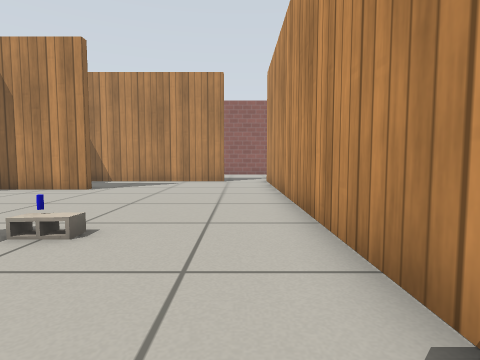
view 1 (above)

19 first-person views from a walk through a robot-simulator world made for Gazebo. The camera is 0.5 m above the floor, tilts 4° down and sees 80° across. The floor is counted in squares, 0.5 m on a side. Each view is taken from the middle of a square. On the plan, view 1 faces up. The plan holds only what a view shows up to about 11 squares ahead; the rest is blank. Robots are left out. Gazebo's built-in surfaces are drawn with simple patterns.

view 2
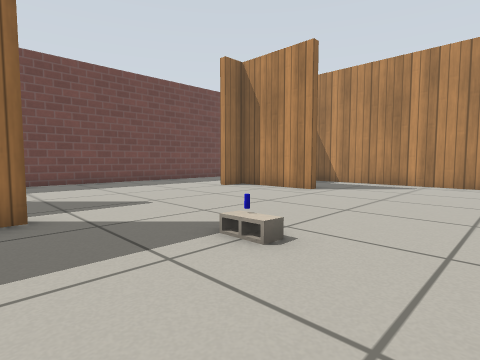

view 3
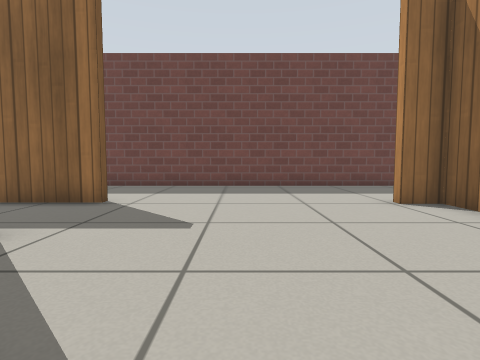

view 4
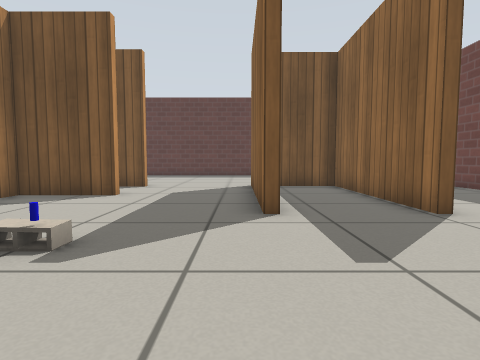

view 5
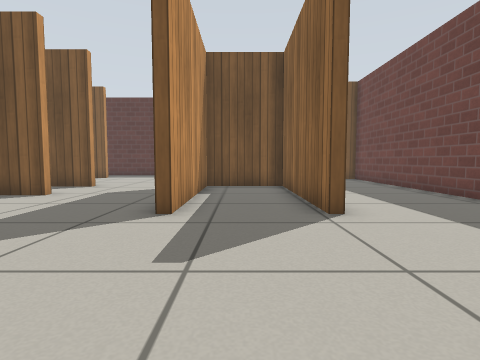

view 6
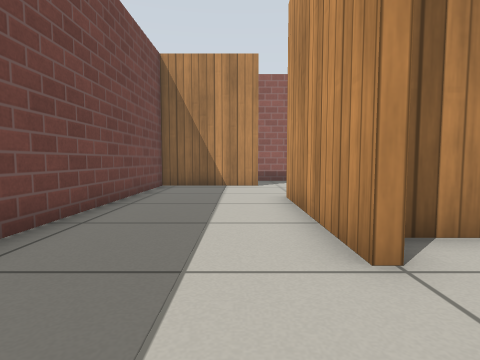

view 7
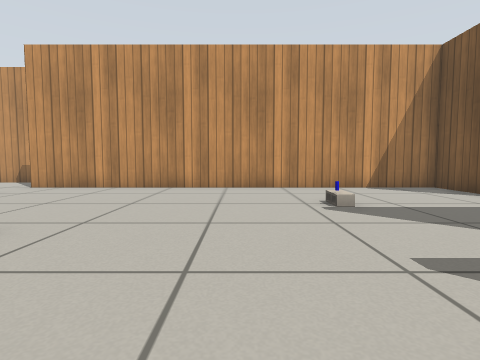

view 8
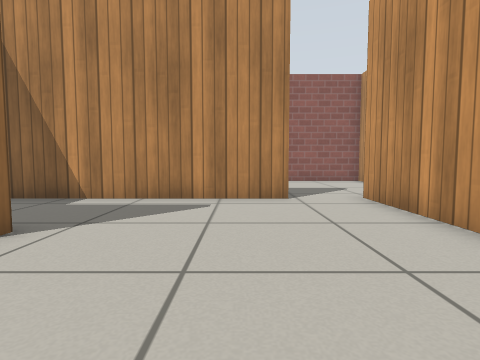

view 9
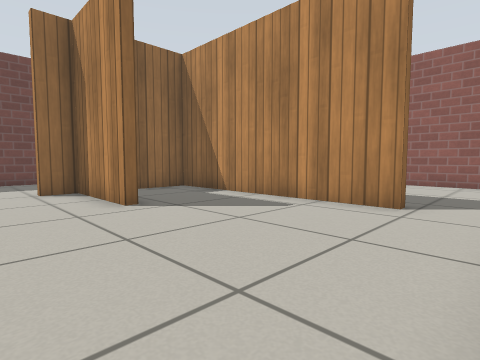

view 10
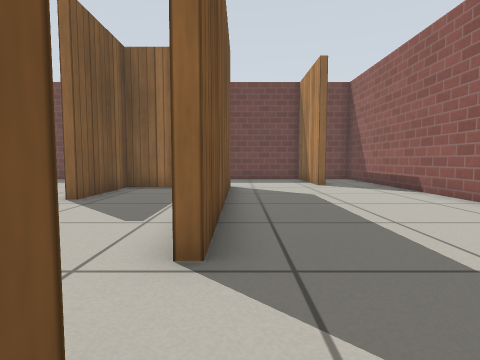

view 11
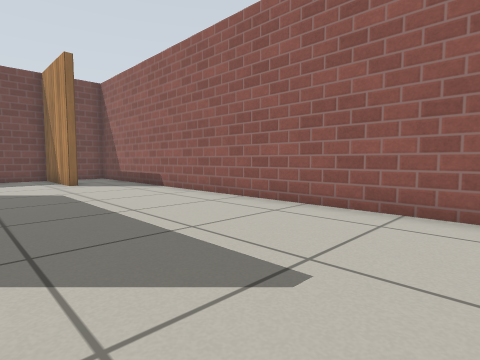

view 12
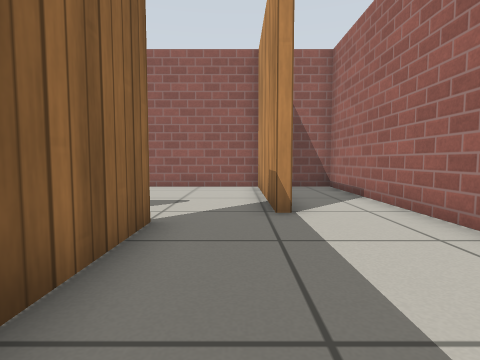

view 13
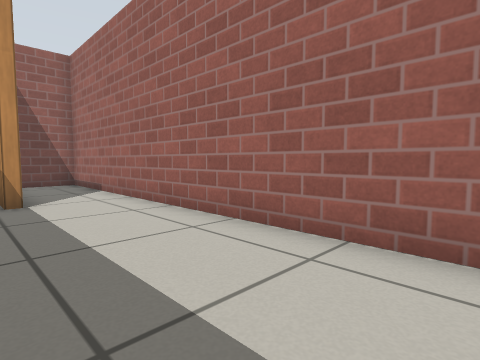

view 14
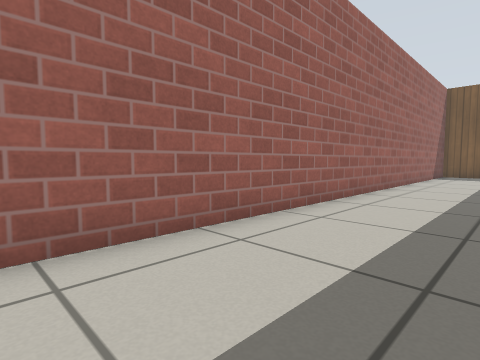

view 15
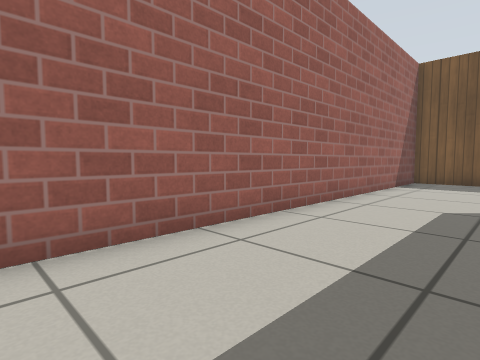

view 16
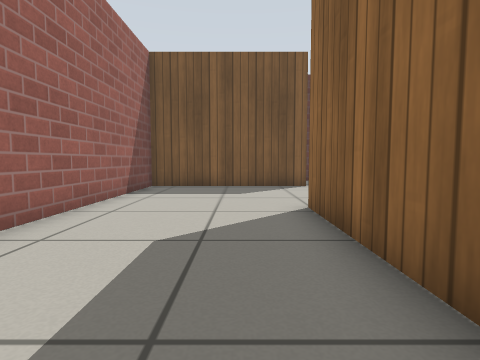

view 17
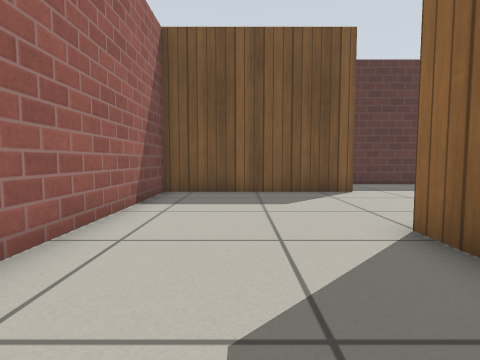

view 18
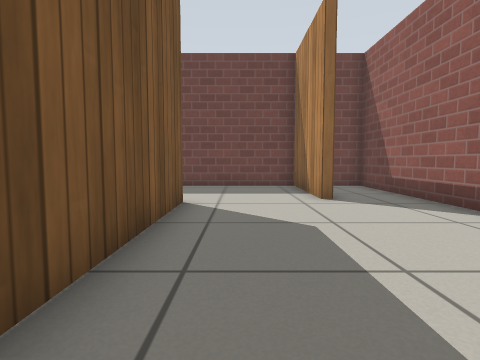

view 19
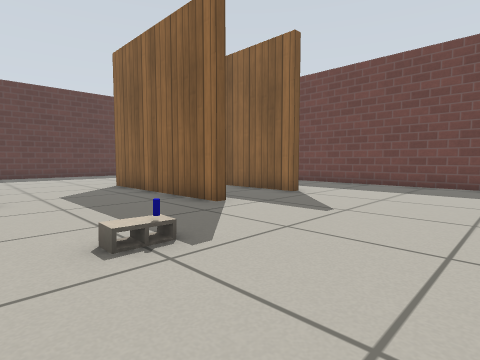

### Floor plan
Points are (right, up) in squares from view 1. A wall is a line through its corners. A room is listed if a view was taken in it or the views show most of it. See-through windows are left out.
Room 1 (views 1, 2, 3, 4, 5, 6, 7, 8, 9, 19)
walls: (-5.4, 1.9) (-5.4, -0.5); (-8.6, 1.9) (-8.6, -3.9) (-5.7, -3.9) (-5.7, 1.9); (-1.5, -1) (1.3, -1) (1.3, 12.6); (-0.8, 13.6) (-0.8, 13.3) (-8.4, 13.3) (-8.4, 9.9) (-5.2, 9.9) (-5.2, 9.6) (-8.4, 9.6) (-8.4, 8.6) (-8.7, 8.6) (-8.7, 13.6); (-10.5, 17.1) (-13, 17.1) (-13, -4.2)
ways out: opening at (-9, 15.7) to room 2; opening at (0.5, 13.5) to room 2; opening at (-3, -1) to room 4; opening at (-11, -4)
objects: blue cylinder (-3, 4); cinder block (-3, 5)
Room 2 (views 10, 18)
walls: (1.3, 12.6) (1.3, 13.6); (-9.3, 17.5) (-9.3, 17.1) (-10.5, 17.1); (-8.7, 13.6) (-0.8, 13.6); (3.7, 14.2) (3.7, 19.7) (-13, 19.7) (-13, 18.5)
ways out: opening at (-9, 15.7) to room 1; opening at (0.5, 13.5) to room 1; opening at (3, 14) to room 3
Room 3 (views 11, 12, 13, 14, 15, 16, 17)
walls: (1.6, 0.4) (1.6, -4); (1.6, 13.6) (1.6, 10.6); (0.4, -8.9) (6.4, -8.9) (6.4, 19.7) (4.6, 19.7)
ways out: opening at (3, 14) to room 2; opening at (1.5, -6.5)
Room 4 (no view inside)
walls: (-1.5, -3.7) (0.1, -3.7); (-5.4, -0.5) (-5.4, -4.2)
ways out: opening at (-3, -1) to room 1; opening at (-3, -4)

Where each view was taken, in squares from view 1:
view 1: 0 up, 0 right, facing up
view 2: 1 up, 0 right, facing up-left
view 3: 5 up, 2 left, facing left
view 4: 7 up, 5 left, facing down
view 5: 7 up, 7 left, facing down
view 6: 6 up, 10 left, facing up
view 7: 6 up, 9 left, facing right
view 8: 6 up, 2 left, facing up
view 9: 7 up, 1 right, facing up-left
view 10: 14 up, 2 right, facing left
view 11: 14 up, 3 right, facing up-left
view 12: 9 up, 3 right, facing up
view 13: 7 up, 3 right, facing up-right
view 14: 11 up, 3 right, facing down-right
view 15: 5 up, 3 right, facing down-right
view 16: 2 up, 3 right, facing down
view 17: 0 up, 4 right, facing down
view 18: 15 up, 2 left, facing left
view 19: 7 up, 1 left, facing down-left
